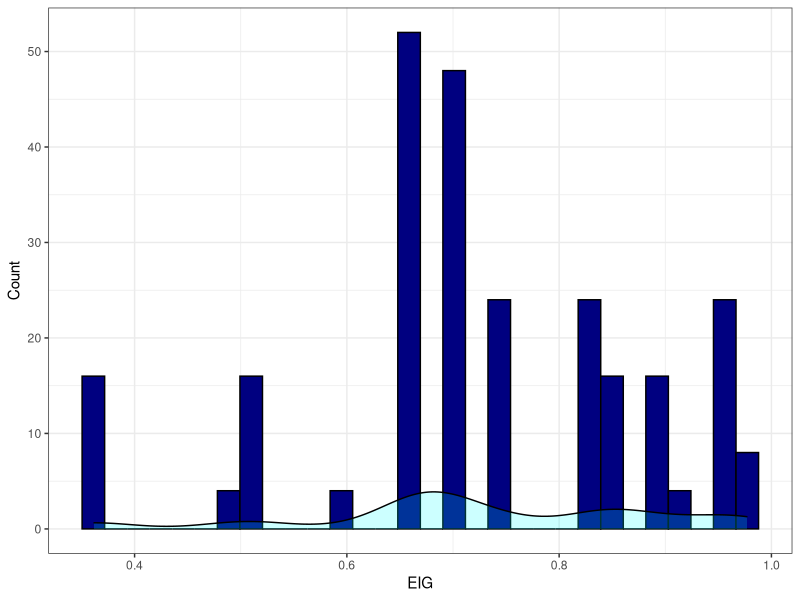
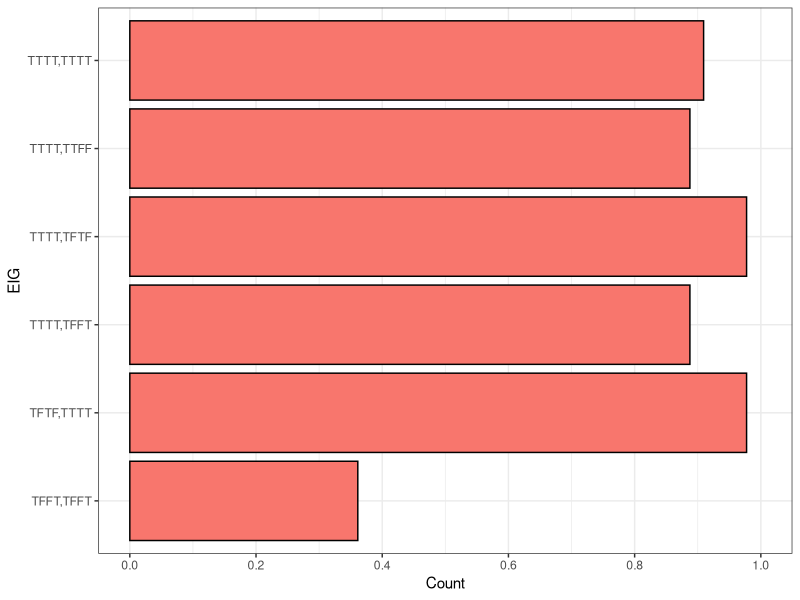

These figures' R source, in order:
# Libs ====
library(ggplot2)

gg_color_hue <- function(n) {
  hues = seq(15, 375, length = n + 1)
  hcl(h = hues, l = 65, c = 100)[1:n]
}

# Load data, transform ====
eigs = read.csv("seq_sample.csv", stringsAsFactors = FALSE)
# Get one column which is just pasted
eigs$trial = paste0(eigs$t1, ",", eigs$t2)
eigs$tset = sapply(1:length(eigs$t1), function(i) {
  row = eigs[i, ]
  ts.sorted = sort(c(row$t1, row$t2))
  paste0(ts.sorted[1], ",", ts.sorted[2])
})


# Histogram ====
# Distribution of eigenvalues
ggplot(eigs) +
  geom_histogram(aes(x = eig), fill = 'navy', color = 'black') +
  geom_density(aes(x = eig), fill = 'cyan', color = 'black', alpha = 0.2) +
  xlab("EIG") +
  ylab("Count") +
  theme_bw()


# Plot some selected choices ====
# Recall that choices are symmetric (replacing Ts with Fs has same EIG)
# and that order doesn't matter
# This allows us to narrow down considerably
# Assert that, when order doesn't matter, everything is the same. YUP
all(sapply(unique(eigs$tset), function(tset) {
  subs = eigs[eigs$tset == tset, ]
  all.equal(subs$eig, rep(subs$eig[1], length(subs$eig)))
}))

eigs.sorted = eigs[rev(order(eigs$eig)), c("tset", "eig")]

interests = c("TTTT,TTTT", "TTTT,TFTF", "TTTT,TTFF", "TTTT,TFFT", "TFFT,TFFT", "TFTF,TTTT", "TTTT,TFTF")

ggplot(subset(eigs, trial %in% interests), aes(x = trial, y = eig)) +
  geom_bar(stat = "identity", fill = gg_color_hue(1), color = 'black') +
  xlab("EIG") +
  ylab("Count") +
  scale_y_continuous(limits = c(0, 1), breaks = seq(0, 1, by = 0.2)) +
  coord_flip() +
  theme_bw()
